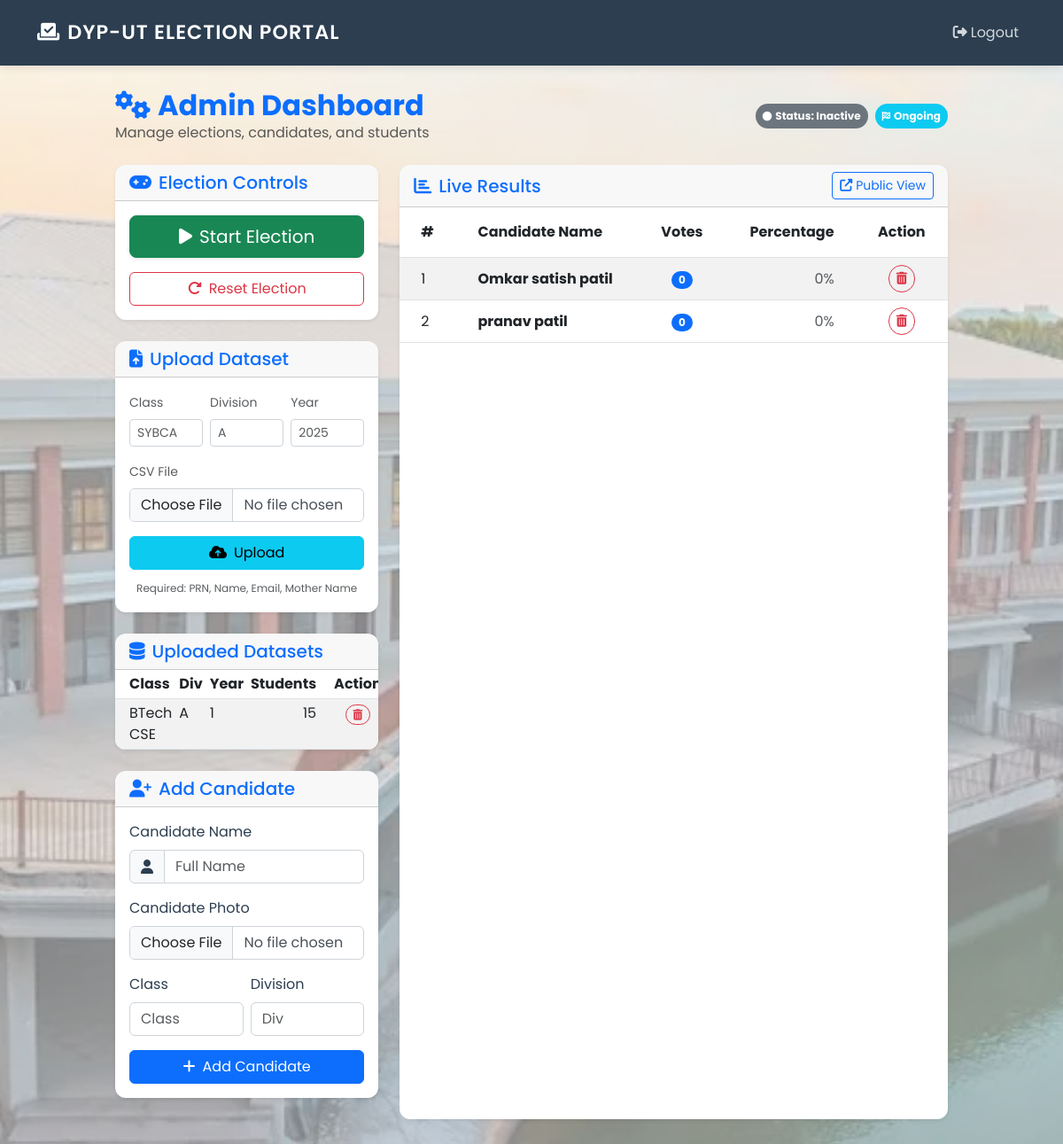
The page /admin (signed in) on the database its author committed.
### app.py (models this page shows)
class User(db.Model):
    id = db.Column(db.Integer, primary_key=True)
    prn = db.Column(db.String(13), unique=True, nullable=False) # 13 digit PRN
    name = db.Column(db.String(100))
    mobile = db.Column(db.String(15))
    email = db.Column(db.String(120)) # Added email field
    mother_name = db.Column(db.String(100))
    class_name = db.Column(db.String(50))
    division = db.Column(db.String(10))
    year = db.Column(db.String(20)) # e.g. "2023-2024" or "First Year"
    password = db.Column(db.String(255)) # Increased length for security/compatibility
    role = db.Column(db.String(10), default='student') # 'student' or 'admin'
    has_voted = db.Column(db.Boolean, default=False)

class Candidate(db.Model):
    id = db.Column(db.Integer, primary_key=True)
    name = db.Column(db.String(100), nullable=False)
    class_name = db.Column(db.String(50))
    division = db.Column(db.String(10))
    photo_url = db.Column(db.String(200)) # Placeholder for image path
    votes = db.Column(db.Integer, default=0)

### app.py (the view)
@app.route('/admin')
def admin_dashboard():
    if 'user_id' not in session:
        return redirect(url_for('index'))
    user = User.query.get(session['user_id'])
    if user.role != 'admin':
        return redirect(url_for('vote_page'))
    candidates = Candidate.query.order_by(Candidate.votes.desc(), Candidate.name).all()
    state = ElectionState.query.first()
    datasets = db.session.query(
        User.class_name,
        User.division,
        User.year,
        db.func.count(User.id).label('count')
    ).filter_by(role='student').group_by(User.class_name, User.division, User.year).all()
    return render_template('admin.html', candidates=candidates, state=state, datasets=datasets)

### templates/admin.html (shortened to what this page needs)
{% extends "layout.html" %}
{% block content %}
<div class="d-flex justify-content-between align-items-center mb-4">
    <div>
        <h2 class="fw-bold mb-0 text-primary"><i class="fas fa-cogs me-2"></i>Admin Dashboard</h2>
        <p class="text-muted mb-0">Manage elections, candidates, and students</p>
    </div>
    <div class="d-flex gap-2">
        <span class="badge {% if state.is_active %}bg-success{% else %}bg-secondary{% endif %} p-2 d-flex align-items-center rounded-pill">
            <i class="fas fa-circle me-1 small"></i> Status: {% if state.is_active %}Active{% else %}Inactive{% endif %}
        </span>
        <span class="badge {% if state.is_finished %}bg-danger{% else %}bg-info{% endif %} p-2 d-flex align-items-center rounded-pill">
            <i class="fas fa-flag-checkered me-1 small"></i> {% if state.is_finished %}Finished{% else %}Ongoing{% endif %}
        </span>
    </div>
</div>
<div class="row">
    <div class="col-lg-4 animate__animated animate__fadeInLeft">
        <div class="card shadow-sm mb-4">
            <div class="card-header">
                <h5 class="mb-0 text-primary"><i class="fas fa-gamepad me-2"></i>Election Controls</h5>
            </div>
            <div class="card-body d-grid gap-2">
                {% if not state.is_active and not state.is_finished %}
                    <form action="/admin/toggle_election" method="POST">
                        <button class="btn btn-success w-100 btn-lg shadow-sm"><i class="fas fa-play me-2"></i>Start Election</button>
                    </form>
                {% elif state.is_active %}
                    <form action="/admin/toggle_election" method="POST">
                        <input type="hidden" name="action" value="stop">
                        <button class="btn btn-warning w-100 btn-lg shadow-sm"><i class="fas fa-stop me-2"></i>Stop Election</button>
                    </form>
                {% endif %}
                <form action="/admin/toggle_election" method="POST" onsubmit="return confirm('WARNING: This will delete all votes! Continue?')">
                    <button class="btn btn-outline-danger w-100 mt-2"><i class="fas fa-redo-alt me-2"></i>Reset Election</button>
                </form>
            </div>
        </div>
        <div class="card shadow-sm mb-4">
            <div class="card-header">
                <h5 class="mb-0 text-primary"><i class="fas fa-file-upload me-2"></i>Upload Dataset</h5>
            </div>
            <div class="card-body">
                <form action="/admin/upload_dataset" method="POST" enctype="multipart/form-data">
                    <div class="row g-2 mb-3">
                         <div class="col-4">
                              <label class="form-label small text-muted">Class</label>
                              <input type="text" name="class_name" class="form-control form-control-sm" required placeholder="SYBCA">
                         </div>
                         <div class="col-4">
                              <label class="form-label small text-muted">Division</label>
                              <input type="text" name="division" class="form-control form-control-sm" required placeholder="A">
                         </div>
                         <div class="col-4">
                              <label class="form-label small text-muted">Year</label>
                              <input type="text" name="year" class="form-control form-control-sm" required placeholder="2025">
                         </div>
                    </div>
                    <div class="mb-3">
                        <label class="form-label small text-muted">CSV File</label>
                        <input type="file" name="file" class="form-control" required accept=".csv">
                    </div>
                    <button type="submit" class="btn btn-info w-100"><i class="fas fa-cloud-upload-alt me-2"></i>Upload</button>
                    <div class="mt-2 text-center">
                        <small class="text-muted" style="font-size: 0.75rem;">Required: PRN, Name, Email, Mother Name</small>
                    </div>
                </form>
            </div>
        </div>
        <div class="card shadow-sm mb-4">
            <div class="card-header">
                <h5 class="mb-0 text-primary"><i class="fas fa-database me-2"></i>Uploaded Datasets</h5>
            </div>
            <div class="card-body p-0">
                <div class="table-responsive">
                    <table class="table table-sm table-striped mb-0">
                        <thead class="bg-light">
                            <tr>
                                <th class="ps-3">Class</th>
                                <th>Div</th>
                                <th>Year</th>
                                <th class="text-end pe-3">Students</th>
                                <th class="text-center">Action</th>
                            </tr>
                        </thead>
                        <tbody>
                            {% if datasets %}
                                {% for ds in datasets %}
                                <tr>
                                    <td class="ps-3">{{ ds.class_name }}</td>
                                    <td>{{ ds.division }}</td>
                                    <td>{{ ds.year }}</td>
                                    <td class="text-end pe-3">{{ ds[3] }}</td>
                                    <td class="text-center">
                                        <form action="/admin/delete_dataset" method="POST" onsubmit="return confirm('Are you sure you want to delete the dataset for {{ ds.class_name }} - {{ ds.division }}? This will remove all associated students.');">
                                            <button type="submit" class="btn btn-sm btn-outline-danger rounded-pill py-0" title="Delete Dataset">
                                                <i class="fas fa-trash-alt small"></i>
                                            </button>
                                        </form>
                                    </td>
                                </tr>
                                {% endfor %}
                            {% else %}
                                <tr>
                                    <td colspan="5" class="text-center text-muted py-3">No datasets uploaded</td>
                                </tr>
                            {% endif %}
                        </tbody>
                    </table>
                </div>
            </div>
        </div>
        <div class="card shadow-sm mb-4">
            <div class="card-header">
                <h5 class="mb-0 text-primary"><i class="fas fa-user-plus me-2"></i>Add Candidate</h5>
            </div>
            <div class="card-body">
                <form action="/admin/add_candidate" method="POST" enctype="multipart/form-data">
                    <div class="mb-3">
                        <label class="form-label">Candidate Name</label>
                        <div class="input-group">
                            <span class="input-group-text bg-light"><i class="fas fa-user"></i></span>
                            <input type="text" name="name" class="form-control" required placeholder="Full Name">
                        </div>
                    </div>
                    <div class="mb-3">
                        <label class="form-label">Candidate Photo</label>
                        <input type="file" name="photo" class="form-control" accept="image/*">
                    </div>
                    <div class="row g-2 mb-3">
                        <div class="col-6">
                             <label class="form-label">Class</label>
                             <input type="text" name="class_name" class="form-control" required placeholder="Class">
                        </div>
                        <div class="col-6">
                             <label class="form-label">Division</label>
                             <input type="text" name="division" class="form-control" required placeholder="Div">
                        </div>
                    </div>
                    <button type="submit" class="btn btn-primary w-100"><i class="fas fa-plus me-2"></i>Add Candidate</button>
                </form>
            </div>
        </div>
    </div>
    <div class="col-lg-8 animate__animated animate__fadeInRight">
        <div class="card shadow-sm h-100">
            <div class="card-header d-flex justify-content-between align-items-center">
                <h5 class="mb-0 text-primary"><i class="fas fa-chart-bar me-2"></i>Live Results</h5>
                <a href="/results" class="btn btn-sm btn-outline-primary"><i class="fas fa-external-link-alt me-1"></i>Public View</a>
            </div>
            <div class="card-body p-0">
                <div class="table-responsive">
                    <table class="table table-hover table-striped mb-0 align-middle">
                        <thead class="bg-light text-secondary">
                            <tr>
                                <th class="px-4 py-3">#</th>
                                <th class="px-4 py-3">Candidate Name</th>
                                <th class="px-4 py-3 text-center">Votes</th>
                                <th class="px-4 py-3 text-end">Percentage</th>
                                <th class="px-4 py-3 text-center">Action</th>
                            </tr>
                        </thead>
                        <tbody>
                            {% set total_votes = candidates|sum(attribute='votes') %}
                            {% for candidate in candidates %}
                            <tr>
                                <td class="px-4">{{ loop.index }}</td>
                                <td class="px-4 fw-bold">{{ candidate.name }}</td>
                                <td class="px-4 text-center">
                                    <span class="badge bg-primary rounded-pill">{{ candidate.votes }}</span>
                                </td>
                                <td class="px-4 text-end">
                                    {% if total_votes > 0 %}
                                        {% set pct = (candidate.votes / total_votes * 100) | round(1) %}
                                        <div class="d-flex align-items-center justify-content-end">
                                            <span class="me-2">{{ pct }}%</span>
                                            <div class="progress" style="width: 60px; height: 6px;">
                                                <div class="progress-bar" role="progressbar" style="--width: {{ pct }}%; width: var(--width);"></div>
                                            </div>
                                        </div>
                                    {% else %}
                                        <span class="text-muted">0%</span>
                                    {% endif %}
                                </td>
                                <td class="px-4 text-center">
                                    <form action="/admin/delete_candidate/{{ candidate.id }}" method="POST" onsubmit="return confirm('Are you sure you want to delete {{ candidate.name }}?');" class="d-inline">
                                        <button type="submit" class="btn btn-sm btn-outline-danger rounded-pill" title="Delete">
                                            <i class="fas fa-trash-alt"></i>
                                        </button>
                                    </form>
                                </td>
                            </tr>
                            {% else %}
                            <tr>
                                <td colspan="4" class="text-center py-4 text-muted">
                                    No candidates added yet.
                                </td>
                            </tr>
                            {% endfor %}
                        </tbody>
                    </table>
                </div>
            </div>
        </div>
    </div>
</div>
{% endblock %}

### templates/layout.html (shortened to what this page needs)
<!DOCTYPE html>
<html lang="en">
<head>
    <link href="https://cdn.jsdelivr.net/npm/bootstrap@5.3.0/dist/css/bootstrap.min.css" rel="stylesheet">
    <link rel="stylesheet" href="https://cdnjs.cloudflare.com/ajax/libs/font-awesome/6.4.0/css/all.min.css">
    <link rel="stylesheet" href="https://cdnjs.cloudflare.com/ajax/libs/animate.css/4.1.1/animate.min.css"/>
</head>
<body>
    <nav class="navbar navbar-expand-lg navbar-dark fixed-top">
        <div class="container">
            <a class="navbar-brand" href="/"><i class="fas fa-vote-yea me-2"></i>DYP-UT ELECTION PORTAL</a>
            <div class="collapse navbar-collapse" id="navbarNav">
                <ul class="navbar-nav ms-auto align-items-center">
                    {% if session.get('user_id') %}
                        <li class="nav-item">
                            <a class="nav-link" href="/logout"><i class="fas fa-sign-out-alt me-1"></i>Logout</a>
                        </li>
                    {% endif %}
                </ul>
            </div>
        </div>
    </nav>
    <div class="container container-main animate__animated animate__fadeIn">
        {% block content %}{% endblock %}
    </div>
</body>
</html>

### rows shown on the page
User: class_name "BTech CSE", division "A", year "1", id "15"
Candidate: name "Omkar satish patil", votes "0"
Candidate: name "pranav patil", votes "0"
